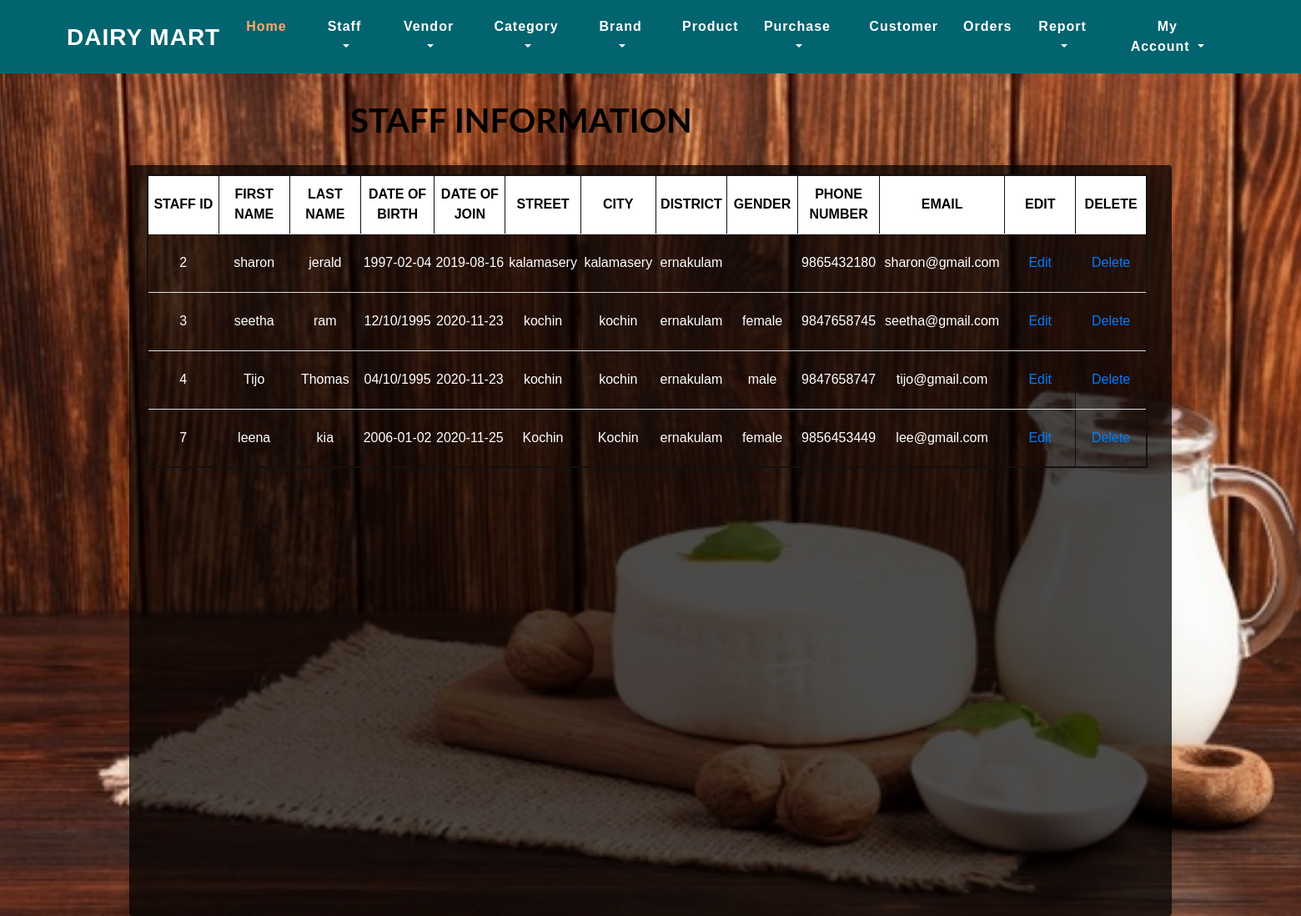
The page /admin/view_staff.php on the database its author committed.
### tables this page shows
CREATE TABLE `tbl_staff` (
  `staff_id` int(50) NOT NULL,
  `staff_fname` varchar(50) NOT NULL,
  `staff_lname` varchar(50) NOT NULL,
  `staff_dob` varchar(50) NOT NULL,
  `staff_doj` date NOT NULL,
  `staff_street` varchar(50) NOT NULL,
  `staff_city` varchar(50) NOT NULL,
  `staff_district` varchar(50) NOT NULL,
  `staff_gender` varchar(50) NOT NULL,
  `staff_ph` varchar(12) NOT NULL,
  `staff_email` varchar(50) NOT NULL,
  `housename` varchar(50) NOT NULL,
  `pincode` varchar(50) NOT NULL
);

### shares/db/mydatabase.inc (called while the page is built, shortened)
<?php
	function getDatas($sql){
		$dt = mysql_query($sql);
		$table = array();
		$rno = mysql_num_rows($dt);
		$cno = mysql_num_fields($dt);
		for($i=0;$i<$rno;$i++){
			$row = mysql_fetch_array($dt);
			for($j=0;$j<$cno;$j++){
				$table[$i][$j] = $row[$j];
			}
		}
		return $table;
	}
?>

### admin/view_staff.php (the view, shortened to what this page needs)
<?php include_once("../shares/db/mydatabase.inc");
include_once("top.php");
  ?>
 <head>
 </head>
 <h1 style="position:relative;left:420px;top:120px;">STAFF INFORMATION</h1>
<div class="card">
				<table border="1" style="position:relative;width:1200px;left:20px;top:10px;">
					<thead>
						<tr>
							<th>STAFF ID</th>
                            <th>FIRST NAME</th>
                            <th>LAST NAME</th>
                            <th>DATE OF BIRTH</th>
                            <th>DATE OF JOIN</th>
                            <th>STREET</th>
                            <th>CITY</th>
                            <th>DISTRICT</th>
                            <th>GENDER</th>
                            <th>PHONE NUMBER</th>
                            <th>EMAIL</th>
                            <th>EDIT</th>
                            <th>DELETE</th>
				       </tr>
					</thead>
					<?php
					$sql="select * from tbl_staff";
					$tbl=getDatas($sql);
					for($i=0;$i<count($tbl);$i++)
					{
					?>
					<tbody><tr >
						<td><?php echo $tbl[$i][0];?></td>
						<td><?php echo $tbl[$i][1];?></td>
                        <td><?php echo $tbl[$i][2];?></td>
                        <td><?php echo $tbl[$i][3];?></td>
                        <td><?php echo $tbl[$i][4];?></td>
                        <td><?php echo $tbl[$i][5];?></td>
                        <td><?php echo $tbl[$i][6];?></td>
                        <td><?php echo $tbl[$i][7];?></td>
                        <td><?php echo $tbl[$i][8];?></td>
                        <td><?php echo $tbl[$i][9];?></td>
                         <td><?php echo $tbl[$i][10];?></td>
                       <td><a href="edit_staff.php?id=<?php echo $tbl[$i][0];?>"class="ss" >Edit</a></td>
						<td><a href="dlt_staff.php?id=<?php echo $tbl[$i][0];?>"class="ss" >Delete</a></td>
					<?php
					}
					?>
					</tbody>
				</table>
		</div>

### temp/css/style.css (style rules this page uses)
body { margin: 0; font-family: 'Montserrat', sans-serif; background: #fff; }
body a, .slider-info a { transition: 0.5s all; -webkit-transition: 0.5s all; -moz-transition: 0.5s all; -o-transition: 0.5s all; -ms-transition: 0.5s all; text-decoration: none; outline: none; }
h1, h2, h3, h4, h5, h6 { margin: 0; font-family: 'Lato', sans-serif; font-weight:700; }

### admin/view_staff.php (style rules this page uses)
body { background:url(../img/milk4.jpg) no-repeat top fixed ; background-size:cover; }
table { border: 2px solid #111; border-radius: 1em; width: 100%; margin-left:0px; }
th { background-color:white; color: black; height: 40px; width: 80px; }
h1 { color: black; }
tr { height: 70px; border-bottom: 1px solid #ddd; }
td { color: white; border-bottom: 1px solid #ddd; }
.card { box-sizing: border-box; background: rgba(0,0,0,0.7); top:150px; width:1250px; height:900px; margin: auto; text-align: center; font-family: arial; }

### rows shown on the page
tbl_staff: staff_id "2", staff_fname "sharon", staff_lname "jerald", staff_dob "1997-02-04", staff_doj "2019-08-16", staff_street "kalamasery", staff_city "kalamasery", staff_district "ernakulam", staff_ph "9865432180", staff_email "sharon@gmail.com"
tbl_staff: staff_id "3", staff_fname "seetha", staff_lname "ram", staff_dob "12/10/1995", staff_doj "2020-11-23", staff_street "kochin", staff_city "kochin", staff_district "ernakulam", staff_gender "female", staff_ph "9847658745", staff_email "seetha@gmail.com"
tbl_staff: staff_id "4", staff_fname "Tijo", staff_lname "Thomas", staff_dob "04/10/1995", staff_doj "2020-11-23", staff_street "kochin", staff_city "kochin", staff_district "ernakulam", staff_gender "male", staff_ph "9847658747", staff_email "tijo@gmail.com"
tbl_staff: staff_id "7", staff_fname "leena", staff_lname "kia", staff_dob "2006-01-02", staff_doj "2020-11-25", staff_street "Kochin", staff_city "Kochin", staff_district "ernakulam", staff_gender "female", staff_ph "9856453449", staff_email "lee@gmail.com"
